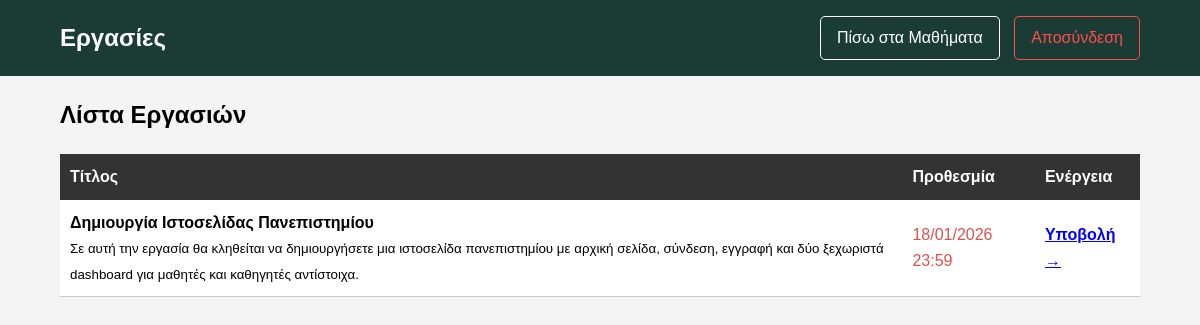
The app's page /student_assignments.php?course_id=1 (signed in) with its own data.
### tables this page shows
CREATE TABLE `assignments` (
  `assignment_id` int NOT NULL,
  `course_id` int NOT NULL,
  `title` varchar(100) NOT NULL,
  `description` text,
  `deadline` datetime NOT NULL
);

### student_assignments.php (the view, shortened to what this page needs)
<?php
require 'includes/db_connect.php';
$course_id = $_GET['course_id'];
$stmt = $conn->prepare("SELECT * FROM assignments WHERE course_id = ?");
$stmt->bind_param("i", $course_id);
$stmt->execute();
$result = $stmt->get_result();
?>
<!DOCTYPE html>
<html lang="el">
<head>
    <link rel="stylesheet" href="css/style.css">
</head>
<body>
<header>
    <div class="container header-content">
        <h1>Εργασίες</h1>
        <nav>
            <a href="view_courses.php" class="btn">Πίσω στα Μαθήματα</a>
            <a href="logout.php" class="btn" style="border-color: #ff4d4d; color: #ff4d4d;">Αποσύνδεση</a>
        </nav>
    </div>
</header>
<div class="container">
    <h2 style="margin-top: 20px;">Λίστα Εργασιών</h2>
    <?php if ($result->num_rows > 0): ?>
        <table style="width: 100%; border-collapse: collapse; margin-top: 20px; background: white;">
            <thead>
            <tr style="background: #333; color: white;">
                <th style="padding: 10px; text-align: left;">Τίτλος</th>
                <th style="padding: 10px; text-align: left;">Προθεσμία</th>
                <th style="padding: 10px; text-align: left;">Ενέργεια</th>
            </tr>
            </thead>
            <tbody>
            <?php while($row = $result->fetch_assoc()): ?>
                <tr style="border-bottom: 1px solid #ccc;">
                    <td style="padding: 10px;">
                        <strong><?php echo htmlspecialchars($row['title']); ?></strong><br>
                        <small><?php echo htmlspecialchars($row['description']); ?></small>
                    </td>
                    <td style="padding: 10px; color: #d9534f;">
                        <?php echo date("d/m/Y H:i", strtotime($row['deadline'])); ?>
                    </td>
                    <td style="padding: 10px;">
                        <a href="submit_assignment.php?assignment_id=<?php echo $row['assignment_id']; ?>"
                           style="color: blue; font-weight: bold;">Υποβολή &rarr;</a>
                    </td>
                </tr>
            <?php endwhile; ?>
            </tbody>
        </table>
    <?php else: ?>
        <p style="margin-top: 20px;">Δεν υπάρχουν ενεργές εργασίες για αυτό το μάθημα.</p>
    <?php endif; ?>
</div>
</body>
</html>

### css/style.css (style rules this page uses)
* { box-sizing: border-box; margin: 0; padding: 0; font-family: Arial, sans-serif; }
body { background-color: #f4f4f4; line-height: 1.6; }
.container { width: 90%; max-width: 1200px; margin: auto; overflow: hidden; }
header { background: #1a3c34; color: #fff; padding: 1rem 0; }
.header-content { display: flex; justify-content: space-between; align-items: center; }
.header-content h1 { font-size: 1.5rem; }
.btn { display: inline-block; background: transparent; color: #fff; border: 1px solid #fff; padding: 0.5rem 1rem; text-decoration: none; border-radius: 5px; margin-left: 10px; transition: all 0.3s ease; }

### records on screen
assignments: title "Δημιουργία Ιστοσελίδας Πανεπιστημίου", description "Σε αυτή την εργασία θα κληθείται να δημιουργήσετε μια ιστοσελίδα πανεπιστημίου με αρχική σελίδα, σύνδεση, εγγραφή και δύο ξεχωριστά dashboard για μαθητές και καθηγητές αντίστοιχα.", deadline "18/01/2026 23:59"
